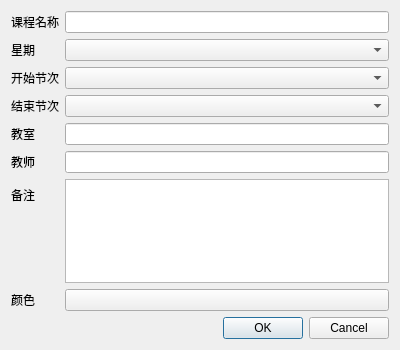
<?xml version="1.0" encoding="UTF-8"?>
<ui version="4.0">
 <class>CourseDialog</class>
 <widget class="QDialog" name="CourseDialog">
  <property name="geometry">
   <rect>
    <x>0</x>
    <y>0</y>
    <width>400</width>
    <height>350</height>
   </rect>
  </property>
  <property name="windowTitle">
   <string>课程编辑</string>
  </property>
  <layout class="QVBoxLayout" name="verticalLayout">
   <item>
    <layout class="QFormLayout" name="formLayout">
     <item row="0" column="0">
      <widget class="QLabel" name="labelName">
       <property name="text">
        <string>课程名称</string>
       </property>
      </widget>
     </item>
     <item row="0" column="1">
      <widget class="QLineEdit" name="editName"/>
     </item>
     <item row="1" column="0">
      <widget class="QLabel" name="labelDay">
       <property name="text">
        <string>星期</string>
       </property>
      </widget>
     </item>
     <item row="1" column="1">
      <widget class="QComboBox" name="comboDay"/>
     </item>
     <item row="2" column="0">
      <widget class="QLabel" name="labelStart">
       <property name="text">
        <string>开始节次</string>
       </property>
      </widget>
     </item>
     <item row="2" column="1">
      <widget class="QComboBox" name="comboStart"/>
     </item>
     <item row="3" column="0">
      <widget class="QLabel" name="labelEnd">
       <property name="text">
        <string>结束节次</string>
       </property>
      </widget>
     </item>
     <item row="3" column="1">
      <widget class="QComboBox" name="comboEnd"/>
     </item>
     <item row="4" column="0">
      <widget class="QLabel" name="labelClassroom">
       <property name="text">
        <string>教室</string>
       </property>
      </widget>
     </item>
     <item row="4" column="1">
      <widget class="QLineEdit" name="editClassroom"/>
     </item>
     <item row="5" column="0">
      <widget class="QLabel" name="labelTeacher">
       <property name="text">
        <string>教师</string>
       </property>
      </widget>
     </item>
     <item row="5" column="1">
      <widget class="QLineEdit" name="editTeacher"/>
     </item>
     <item row="6" column="0">
      <widget class="QLabel" name="labelNote">
       <property name="text">
        <string>备注</string>
       </property>
      </widget>
     </item>
     <item row="6" column="1">
      <widget class="QTextEdit" name="editNote"/>
     </item>
     <item row="7" column="0">
      <widget class="QLabel" name="labelColor">
       <property name="text">
        <string>颜色</string>
       </property>
      </widget>
     </item>
     <item row="7" column="1">
      <widget class="QPushButton" name="buttonColor"/>
     </item>
    </layout>
   </item>
   <item>
    <widget class="QDialogButtonBox" name="buttonBox">
     <property name="orientation">
      <enum>Qt::Horizontal</enum>
     </property>
     <property name="standardButtons">
      <set>QDialogButtonBox::Cancel|QDialogButtonBox::Ok</set>
     </property>
    </widget>
   </item>
  </layout>
 </widget>
 <resources/>
 <connections/>
</ui>
